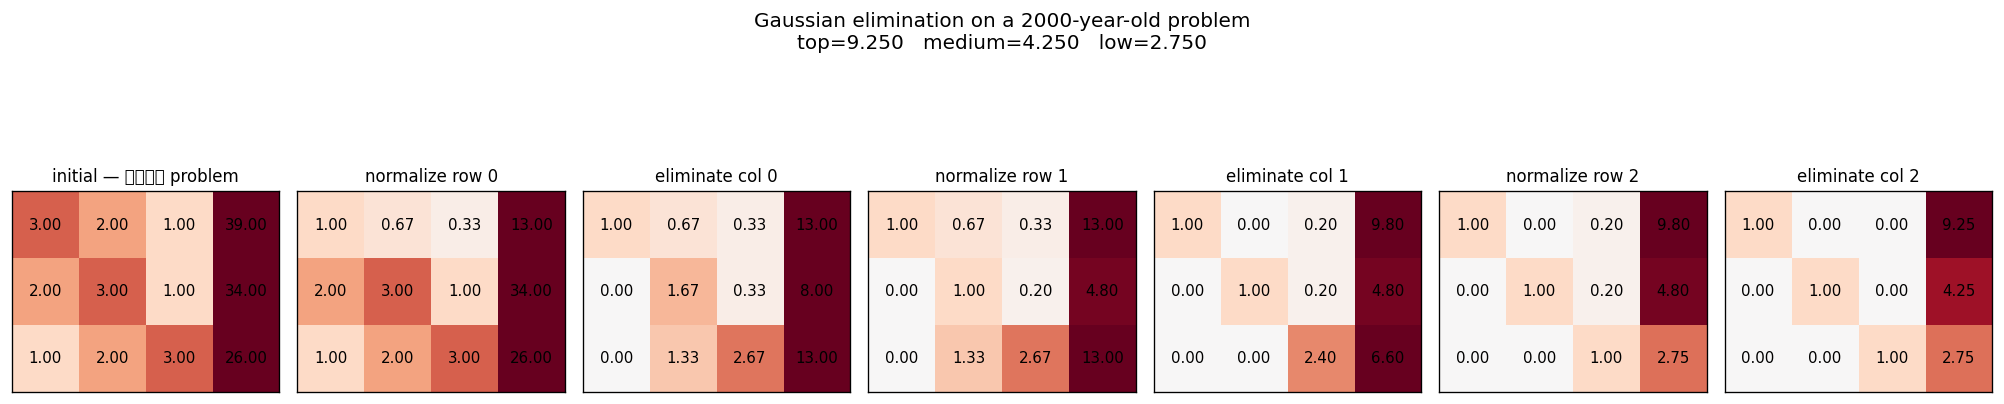

This figure's Python source:
"""九章算术 (Nine Chapters, ~263 CE) → Gaussian elimination.

The Nine Chapters' "方程" (Fang Cheng) chapter solves a system of three
linear equations in three unknowns by elementary row operations — what
Westerners later called Gaussian elimination (Gauss, 1809). The Chinese had
it 1500 years earlier, on bamboo strips with rod numerals.

Original problem (paraphrased): 3 bundles of top-grade grain + 2 medium +
1 low = 39 dou.  2 top + 3 medium + 1 low = 34.  1 top + 2 medium + 3 low = 26.
Find the dou per bundle of each grade.
"""
from pathlib import Path

import matplotlib.pyplot as plt
import torch

A = torch.tensor(
    [[3.0, 2.0, 1.0, 39.0],
     [2.0, 3.0, 1.0, 34.0],
     [1.0, 2.0, 3.0, 26.0]]
)

snapshots = [(A.clone(), "initial — 九章算术 problem")]
A = A.clone()
n = 3
for i in range(n):
    pivot = A[i, i].item()
    A[i] = A[i] / pivot
    snapshots.append((A.clone(), f"normalize row {i}"))
    for j in range(n):
        if j != i:
            A[j] = A[j] - A[j, i] * A[i]
    snapshots.append((A.clone(), f"eliminate col {i}"))

solution = A[:, -1]
print(f"top, medium, low (per bundle) = {solution.tolist()}")
print("(expected: 9.25, 4.25, 2.75  →  37/4, 17/4, 11/4)")

fig, axes = plt.subplots(1, len(snapshots), figsize=(2.4 * len(snapshots), 4))
for ax, (M, title) in zip(axes, snapshots):
    ax.imshow(M.numpy(), cmap="RdBu_r", vmin=-5, vmax=5)
    for i in range(M.shape[0]):
        for j in range(M.shape[1]):
            ax.text(j, i, f"{M[i, j]:.2f}", ha="center", va="center", fontsize=9)
    ax.set_xticks([])
    ax.set_yticks([])
    ax.set_title(title, fontsize=10)

plt.suptitle(
    f"Gaussian elimination on a 2000-year-old problem\n"
    f"top={solution[0]:.3f}   medium={solution[1]:.3f}   low={solution[2]:.3f}",
    y=1.02,
)
plt.tight_layout()
out = Path(__file__).with_suffix(".png")
plt.savefig(out, dpi=120, bbox_inches="tight")
print(f"Saved: {out}")
